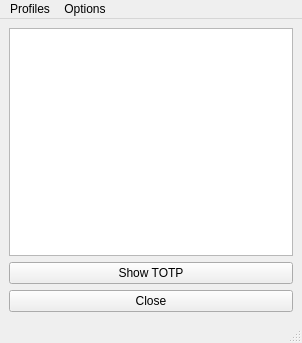
<?xml version="1.0" encoding="UTF-8"?>
<ui version="4.0">
 <class>ProfileMainWindow</class>
 <widget class="QMainWindow" name="ProfileMainWindow">
  <property name="geometry">
   <rect>
    <x>0</x>
    <y>0</y>
    <width>302</width>
    <height>343</height>
   </rect>
  </property>
  <property name="windowTitle">
   <string>MainWindow</string>
  </property>
  <widget class="QWidget" name="centralwidget">
   <layout class="QVBoxLayout" name="verticalLayout">
    <item>
     <widget class="QListView" name="listProfiles">
      <property name="font">
       <font>
        <family>CMU Serif</family>
        <pointsize>12</pointsize>
       </font>
      </property>
      <property name="contextMenuPolicy">
       <enum>Qt::ActionsContextMenu</enum>
      </property>
      <property name="acceptDrops">
       <bool>true</bool>
      </property>
      <property name="editTriggers">
       <set>QAbstractItemView::EditKeyPressed</set>
      </property>
      <property name="dragEnabled">
       <bool>true</bool>
      </property>
      <property name="dragDropOverwriteMode">
       <bool>true</bool>
      </property>
      <property name="dragDropMode">
       <enum>QAbstractItemView::InternalMove</enum>
      </property>
      <property name="defaultDropAction">
       <enum>Qt::MoveAction</enum>
      </property>
     </widget>
    </item>
    <item>
     <widget class="QPushButton" name="buttonShowTOTP">
      <property name="text">
       <string>Show TOTP</string>
      </property>
     </widget>
    </item>
    <item>
     <widget class="QPushButton" name="closeButton">
      <property name="text">
       <string>Close</string>
      </property>
     </widget>
    </item>
   </layout>
  </widget>
  <widget class="QMenuBar" name="menubar">
   <property name="geometry">
    <rect>
     <x>0</x>
     <y>0</y>
     <width>302</width>
     <height>22</height>
    </rect>
   </property>
   <widget class="QMenu" name="menuProfiles">
    <property name="title">
     <string>Profiles</string>
    </property>
    <addaction name="actionChangeProfile"/>
    <addaction name="separator"/>
    <addaction name="actionSave"/>
    <addaction name="actionSaveAs"/>
    <addaction name="separator"/>
    <addaction name="actionRenameAccount"/>
    <addaction name="actionAddAccount"/>
    <addaction name="actionDeleteAccount"/>
    <addaction name="separator"/>
    <addaction name="actionExit"/>
   </widget>
   <widget class="QMenu" name="menuOptions">
    <property name="title">
     <string>Options</string>
    </property>
    <addaction name="actionCopy2Clipboard"/>
    <addaction name="actionAutoTOTPHide"/>
   </widget>
   <addaction name="menuProfiles"/>
   <addaction name="menuOptions"/>
  </widget>
  <widget class="QStatusBar" name="statusbar"/>
  <action name="actionRenameAccount">
   <property name="text">
    <string>Rename Account</string>
   </property>
  </action>
  <action name="actionAddAccount">
   <property name="text">
    <string>New Account</string>
   </property>
   <property name="toolTip">
    <string>New Account</string>
   </property>
  </action>
  <action name="actionDeleteAccount">
   <property name="text">
    <string>Delete Account</string>
   </property>
   <property name="toolTip">
    <string>Delete Account</string>
   </property>
  </action>
  <action name="actionCopy2Clipboard">
   <property name="checkable">
    <bool>true</bool>
   </property>
   <property name="checked">
    <bool>true</bool>
   </property>
   <property name="text">
    <string>Copy to Clipboard</string>
   </property>
  </action>
  <action name="actionExit">
   <property name="text">
    <string>Exit</string>
   </property>
  </action>
  <action name="actionAutoTOTPHide">
   <property name="checkable">
    <bool>true</bool>
   </property>
   <property name="checked">
    <bool>true</bool>
   </property>
   <property name="text">
    <string>Hide TOTP Automatically</string>
   </property>
  </action>
  <action name="actionOpenProfile">
   <property name="text">
    <string>Open Profile</string>
   </property>
  </action>
  <action name="actionChangeProfile">
   <property name="text">
    <string>Change Profile</string>
   </property>
  </action>
  <action name="actionSave">
   <property name="text">
    <string>Save (CTRL+S)</string>
   </property>
  </action>
  <action name="actionSaveAs">
   <property name="text">
    <string>Save As...</string>
   </property>
  </action>
 </widget>
 <resources/>
 <connections>
  <connection>
   <sender>closeButton</sender>
   <signal>clicked()</signal>
   <receiver>ProfileMainWindow</receiver>
   <slot>close()</slot>
   <hints>
    <hint type="sourcelabel">
     <x>128</x>
     <y>299</y>
    </hint>
    <hint type="destinationlabel">
     <x>128</x>
     <y>170</y>
    </hint>
   </hints>
  </connection>
  <connection>
   <sender>actionExit</sender>
   <signal>triggered()</signal>
   <receiver>ProfileMainWindow</receiver>
   <slot>close()</slot>
   <hints>
    <hint type="sourcelabel">
     <x>-1</x>
     <y>-1</y>
    </hint>
    <hint type="destinationlabel">
     <x>128</x>
     <y>170</y>
    </hint>
   </hints>
  </connection>
 </connections>
</ui>
